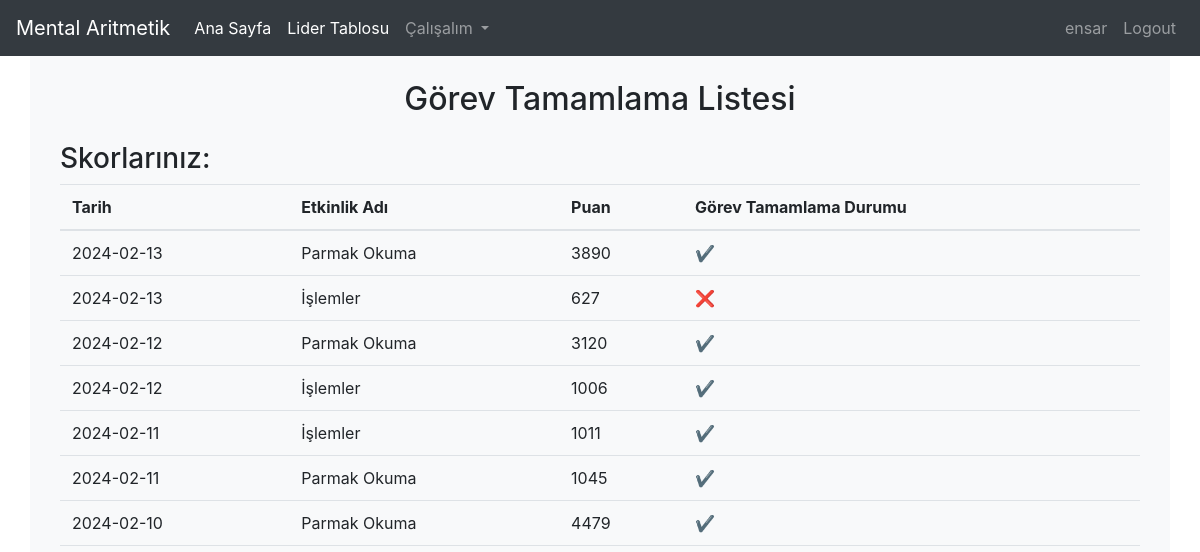
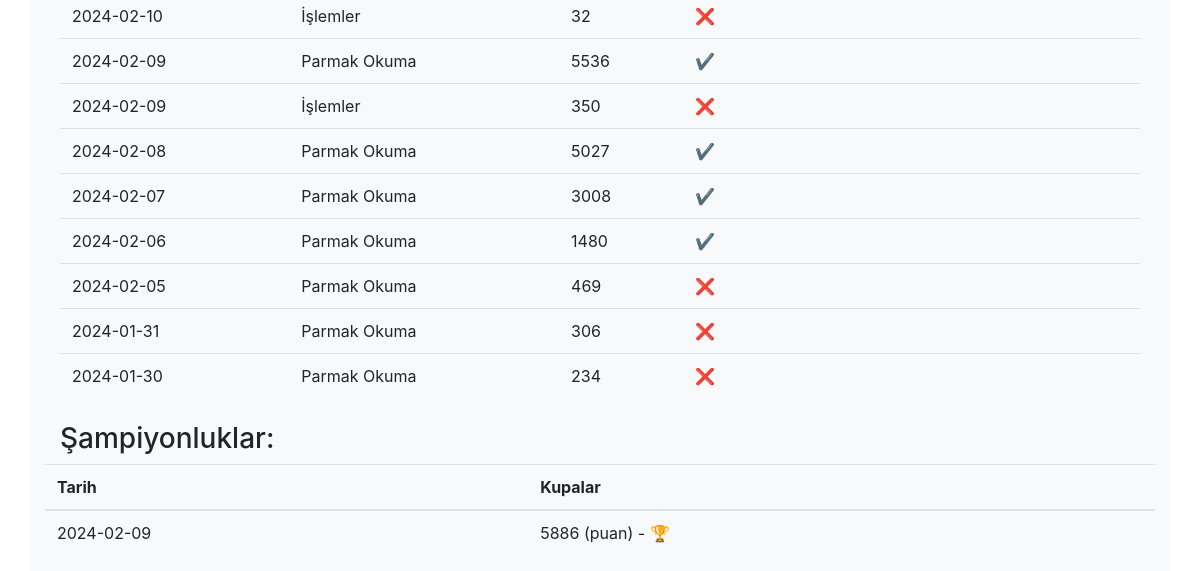
The app's page /profile.php (signed in), older data (2 pictures, top to bottom).
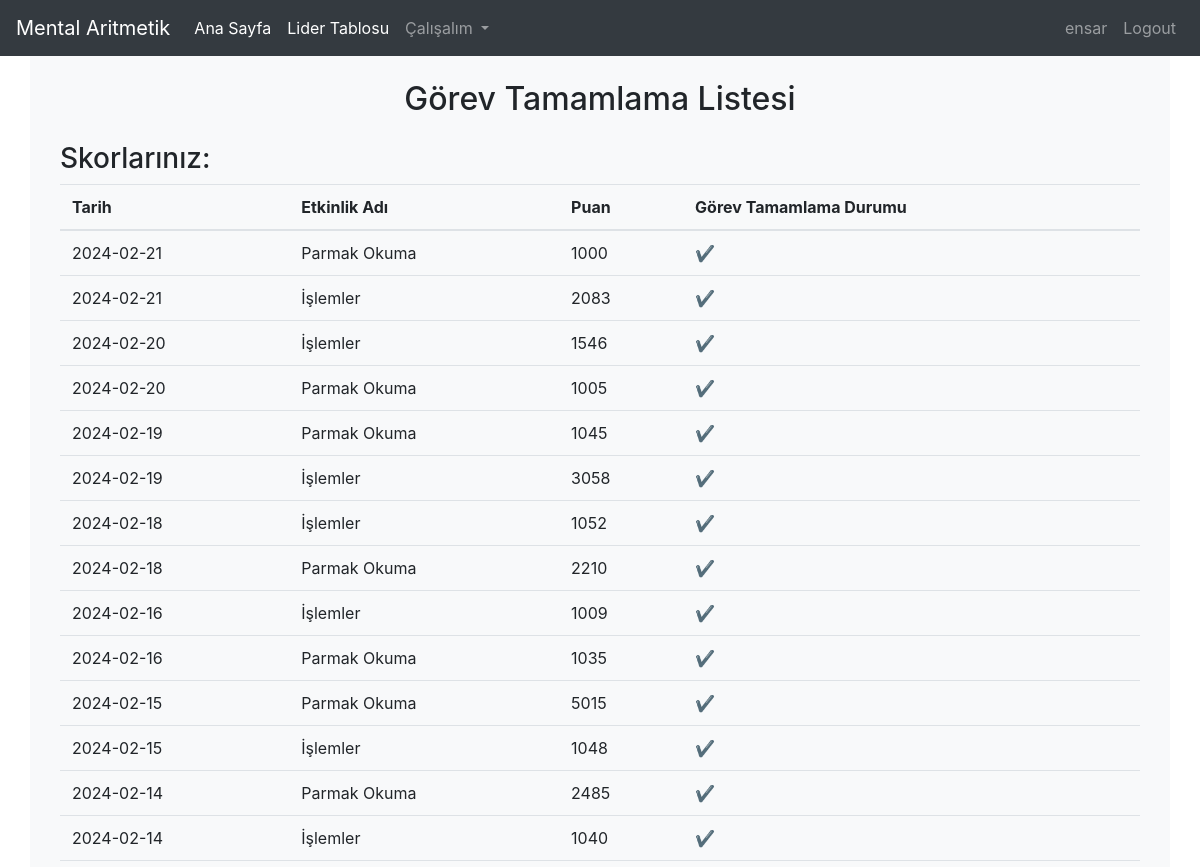
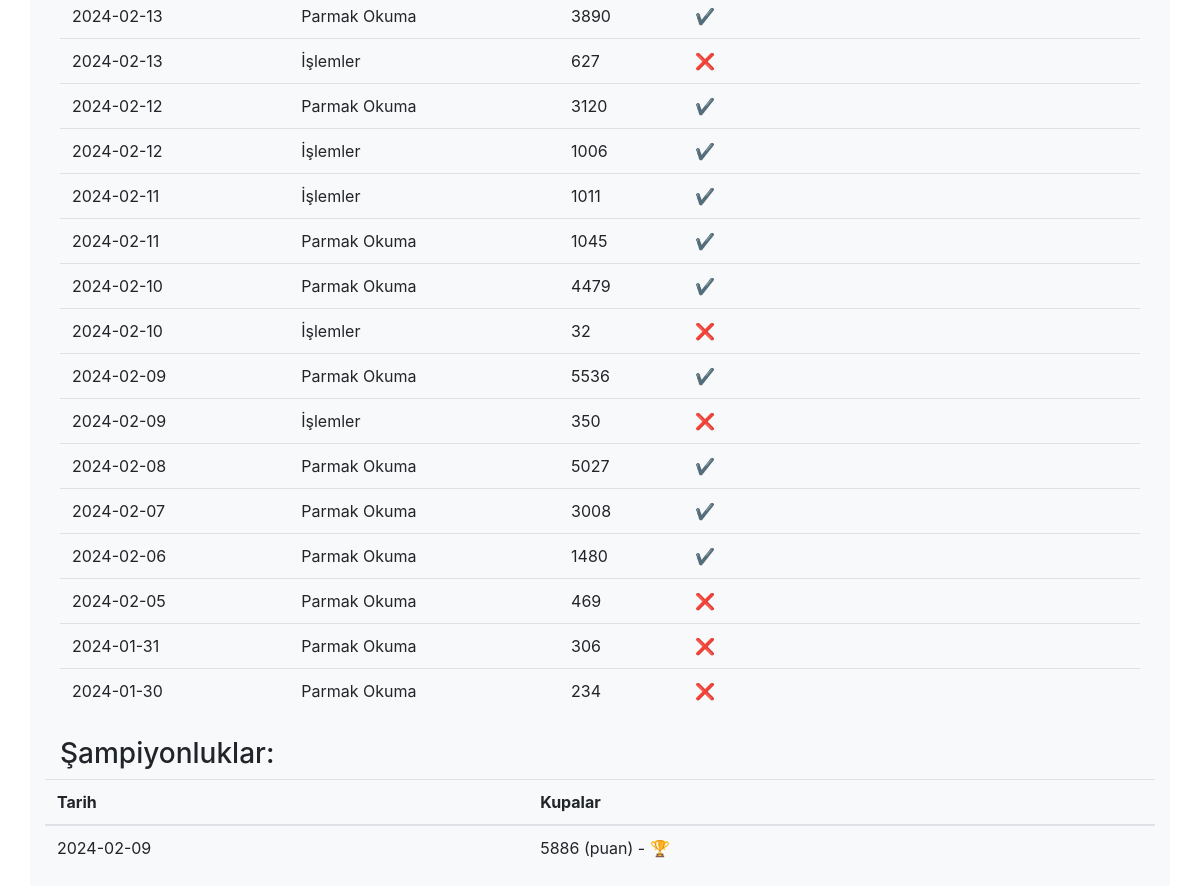
The same page, newer data (2 pictures, top to bottom).
### tables this page shows
CREATE TABLE "scores" (
	"id"	INTEGER,
	"userId"	INTEGER NOT NULL,
	"score"	INTEGER,
	"zaman_damgasi"	TIMESTAMP DEFAULT CURRENT_TIMESTAMP,
	"pageName"	VARCHAR(255),
	FOREIGN KEY("userId") REFERENCES "users"("id"),
	PRIMARY KEY("id" AUTOINCREMENT)
);

### profile.php (the view, shortened to what this page needs)
<?php
include 'navbar.php';
$databaseFile = 'database.db';
$db = new SQLite3($databaseFile);
if (isset($_SESSION['user']) && $_SESSION['userRole'] === 'teacher') {
    $isAdmin=$_SESSION['user']=="admin" ? "":" WHERE users.teacher = :teacherName";
    $query = "SELECT users.id AS userId, users.username AS userUsername, scores.score, scores.zaman_damgasi, scores.pageName
    FROM users
    LEFT JOIN scores ON users.id = scores.userId "
    .$isAdmin.
    " ORDER BY users.id, scores.zaman_damgasi DESC";
 $resultStmt = $db->prepare($query);
$resultStmt->bindValue(':teacherName', $_SESSION['user'], SQLITE3_TEXT);
$result = $resultStmt->execute();
    $userScores = array();
    while ($row = $result->fetchArray(SQLITE3_ASSOC)) {
        $userScores[$row['userId']][] = array(
            'username' => $row['userUsername'],
            'score' => $row['score'],
            'zaman_damgasi' => $row['zaman_damgasi'],
            'pageName' => $row['pageName']
        );
    }
    $championshipQuery = "SELECT zaman_damgasi, userId, MAX(sum_score) as max_score
                          FROM (
                              SELECT zaman_damgasi, userId, SUM(score) as sum_score
                              FROM scores
                              GROUP BY zaman_damgasi, userId
                          ) AS daily_scores
                          GROUP BY zaman_damgasi";
    $championshipResult = $db->query($championshipQuery);
    $championshipData = array();
    while ($championshipRow = $championshipResult->fetchArray(SQLITE3_ASSOC)) {
        $championshipData[$championshipRow['zaman_damgasi']][$championshipRow['userId']] = array(
            'max_score' => $championshipRow['max_score']
        );
    }
} else {
    $userId = $_SESSION['userId'];
    $username = $_SESSION['user'];
    $query = "SELECT score, zaman_damgasi, pageName
              FROM scores
              WHERE userId = :userId
              ORDER BY zaman_damgasi DESC";
    $statement = $db->prepare($query);
    $statement->bindValue(':userId', $userId, SQLITE3_INTEGER);
    $result = $statement->execute();
    $userScores = array();
    while ($row = $result->fetchArray(SQLITE3_ASSOC)) {
        $userScores[] = array(
            'username' => $username,
            'score' => $row['score'],
            'zaman_damgasi' => $row['zaman_damgasi'],
            'pageName' => $row['pageName']
        );
    }
    $championshipQuery = "SELECT zaman_damgasi, userId, MAX(sum_score) as max_score
                          FROM (
                              SELECT zaman_damgasi, userId, SUM(score) as sum_score
                              FROM scores
                              GROUP BY zaman_damgasi, userId
                          ) AS daily_scores
                          GROUP BY zaman_damgasi
                          having userId = :userId";
    $statement = $db->prepare($championshipQuery);
    $statement->bindValue(':userId', $userId, SQLITE3_INTEGER);
    $championshipResult = $statement->execute();
    $championshipData = array();
    while ($championshipRow = $championshipResult->fetchArray(SQLITE3_ASSOC)) {
        $championshipData[$championshipRow['zaman_damgasi']][$championshipRow['userId']] = array(
            'max_score' => $championshipRow['max_score']
        );
    }
}
?>
<!DOCTYPE html>
<html lang="en">
<head>
    <link rel="stylesheet" href="https://cdn.jsdelivr.net/npm/bootstrap@4.5.3/dist/css/bootstrap.min.css">
</head>
<body>
    <div class="container bg-light">
        <div class="row">
            <div class="col-sm-12 mt-4">
                <h2 style="text-align:center">Görev Tamamlama Listesi</h2>
                <?php
                if (isset($_SESSION['user']) && $_SESSION['userRole'] == 'student') {
                    echo "<div class='container mt-4'>";
                    echo "<h3>Skorlarınız:</h3>";
                    echo "<table class='table'>";
                    echo "<thead><tr><th>Tarih</th><th>Etkinlik Adı</th><th>Puan</th><th>Görev Tamamlama Durumu</th></tr></thead>";
                    echo "<tbody>";
                    foreach ($userScores as $scoreRow) {
                        echo "<tr>";
                        echo "<td>{$scoreRow['zaman_damgasi']}</td>";
                        echo "<td>";
                        if ($scoreRow['pageName'] == 'finger-read.php') {
                            echo "Parmak Okuma";
                        } elseif ($scoreRow['pageName'] == 'levels.php') {
                            echo "İşlemler";
                        } else {
                            echo $scoreRow['pageName'];
                        }
                        echo "</td>";
                        echo "<td>{$scoreRow['score']}</td>";
                        echo "<td>" . ($scoreRow['score'] >= 1000 ? '✔️' : '❌') . "</td>";
                        echo "</tr>";
                    }
                    echo "</tbody></table></div>";
    echo "<tbody><table><div>";
echo "<div class='container mt-4'>";
echo "<h3>Şampiyonluklar:</h3>";
echo "<table class='table'>";
echo "<thead><tr><th>Tarih</th><th>Kupalar</th></tr></thead>";
echo "<tbody>";
foreach ($championshipData as $zaman_damgasi => $userData) {
    echo "<tr>";
    echo "<td>{$zaman_damgasi}</td>";
    if (isset($userData[$userId])) {
        echo "<td>{$userData[$userId]['max_score']} (puan) - 🏆</td>";
    } else {
        echo "<td>No Data</td>";
    }
    echo "</tr>";
}
echo "</tbody></table></div>";
                }
                ?>
            </div>
        </div>
    </div>
</body>
</html>

### navbar.php (shortened to what this page needs)
<nav class="navbar navbar-expand-lg navbar-dark bg-dark">
    <a class="navbar-brand" href="#">Mental Aritmetik</a>
    <div class="collapse navbar-collapse" id="navbarNavDropdown">
        <?php
        if (isset($_SESSION['user'])) {
            $username = $_SESSION['user'];
            $userTypeMenu=$_SESSION["userRole"]=="teacher" ? '<li class="nav-item active">
            <a class="nav-link" href="task.php">Görev Ver <span class="sr-only">(current)</span></a>
            </li>':"";
            echo '<ul class="navbar-nav mr-auto">
                    <li class="nav-item active">
                        <a class="nav-link" href="index.php">Ana Sayfa <span class="sr-only">(current)</span></a>
                    </li>
                    <li class="nav-item active">
                    <a class="nav-link" href="leaderboard.php">Lider Tablosu <span class="sr-only">(current)</span></a>
                    </li>
                    '.$userTypeMenu.'
                    <li class="nav-item dropdown">
                        <a class="nav-link dropdown-toggle" href="#" id="navbarDropdownMenuLink" role="button" data-toggle="dropdown" aria-haspopup="true" aria-expanded="false">
                            Çalışalım
                        </a>
                        <div class="dropdown-menu" aria-labelledby="navbarDropdownMenuLink">
                            <a class="dropdown-item" href="finger-read.php">Parmak Okuma</a>
                            <a class="dropdown-item" href="levels.php">İşlemler</a>
                            <a class="dropdown-item" href="soroban.php">Abaküs Çalışma</a>
                        </div>
                    </li>
                  </ul>
                  <ul class="navbar-nav ml-auto">
                    <li class="nav-item">
                        <a class="nav-link" href="profile.php">' . $username . '</a>
                    </li>
                    <li class="nav-item">
                        <a class="nav-link" href="logout.php">Logout</a>
                    </li>
                  </ul>';
        } else {
            echo '<ul class="navbar-nav ml-auto">
                    <li class="nav-item">
                        <a class="nav-link" href="login.php">Login</a>
                    </li>
                  </ul>';
        }
        ?>
    </div>
</nav>

Row changes from the older to the newer data that the page shows:
added scores: zaman_damgasi "2024-02-21", pageName "Parmak Okuma", score "1000"
added scores: zaman_damgasi "2024-02-21", pageName "İşlemler", score "2083"
added scores: zaman_damgasi "2024-02-20", pageName "İşlemler", score "1546"
added scores: zaman_damgasi "2024-02-20", pageName "Parmak Okuma", score "1005"
added scores: zaman_damgasi "2024-02-19", pageName "Parmak Okuma", score "1045"
added scores: zaman_damgasi "2024-02-19", pageName "İşlemler", score "3058"
added scores: zaman_damgasi "2024-02-18", pageName "İşlemler", score "1052"
added scores: zaman_damgasi "2024-02-18", pageName "Parmak Okuma", score "2210"
added scores: zaman_damgasi "2024-02-16", pageName "İşlemler", score "1009"
added scores: zaman_damgasi "2024-02-16", pageName "Parmak Okuma", score "1035"
added scores: zaman_damgasi "2024-02-15", pageName "Parmak Okuma", score "5015"
added scores: zaman_damgasi "2024-02-15", pageName "İşlemler", score "1048"
now on this page (row edited): scores: zaman_damgasi "2024-02-14", pageName "Parmak Okuma", score "2485"
now on this page (row edited): scores: zaman_damgasi "2024-02-14", pageName "İşlemler", score "1040"
